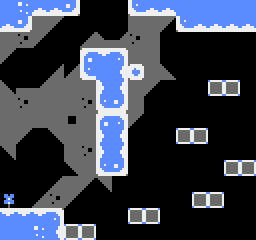

Rendered tile map (Tiled .tmx) drawn with the repository's tilesets; below, a short description and the full map source, tile grids included:
An orthogonal 16x15 tile map with 16x16 px tiles, 1 tile layer (tiles) and 2 objects (startpos, fly_strawberry).

<map version="1.0" tiledversion="1.1.4" orientation="orthogonal" renderorder="right-down" width="16" height="15" tilewidth="16" tileheight="16" infinite="0" nextobjectid="3">
 <tileset firstgid="1" source="tileset.tsx" />
 <layer name="tiles" width="16" height="15">
  <data encoding="csv">
14,18,9,9,8,1,1,1,7,9,9,14,14,14,14,14,
9,8,57,59,1,1,1,1,57,57,59,7,9,9,9,9,
57,47,59,1,1,53,56,55,47,57,1,1,1,1,1,1,
59,1,1,1,1,2,4,3,57,57,1,1,1,1,1,1,
1,1,1,53,53,7,14,10,6,57,54,1,1,1,1,1,
54,45,55,57,57,57,5,10,57,59,1,1,1,37,37,1,
57,47,57,57,57,47,7,8,57,1,1,1,1,1,1,1,
57,57,57,57,51,57,2,3,59,1,1,1,1,1,1,1,
57,59,1,58,57,57,5,10,1,1,1,37,37,1,1,1,
58,1,1,1,57,47,5,10,1,1,1,1,1,1,1,1,
1,1,1,1,58,57,7,8,1,1,1,1,1,1,37,37,
1,1,1,53,57,59,58,1,1,1,1,1,1,1,1,1,
62,1,53,47,59,1,1,1,1,1,1,1,37,37,1,1,
4,4,4,3,1,1,1,1,37,37,1,1,1,1,1,1,
14,14,18,10,37,37,1,1,1,1,1,1,1,1,1,1
</data>
 </layer>
 <objectgroup name="objects">
  <object id="1" type="startpos" x="14" y="181">
   <point />
  </object>
  <object id="2" type="fly_strawberry" x="33" y="66">
   <point />
  </object>
 </objectgroup>
</map>
